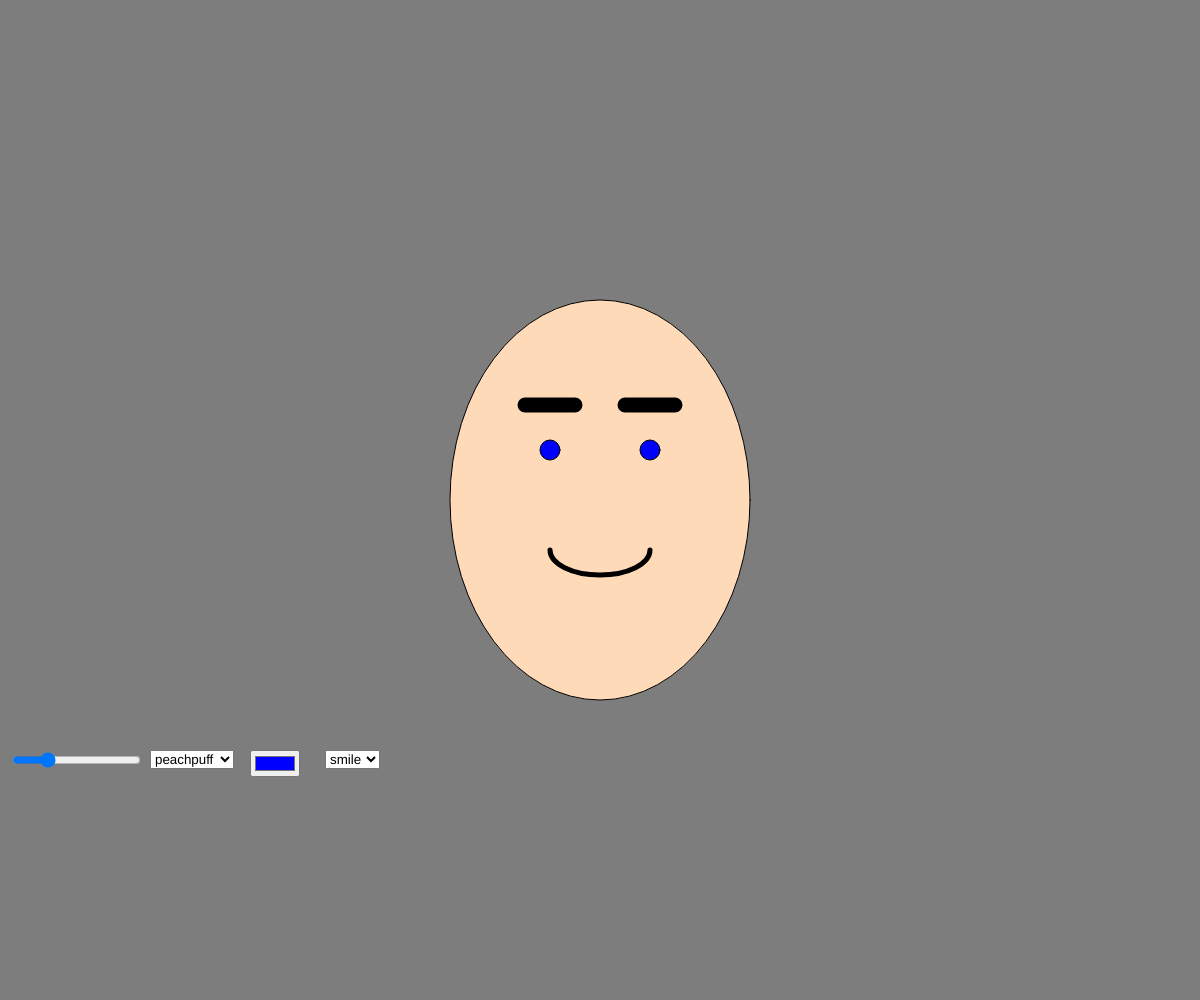
Frame 1 (no input)
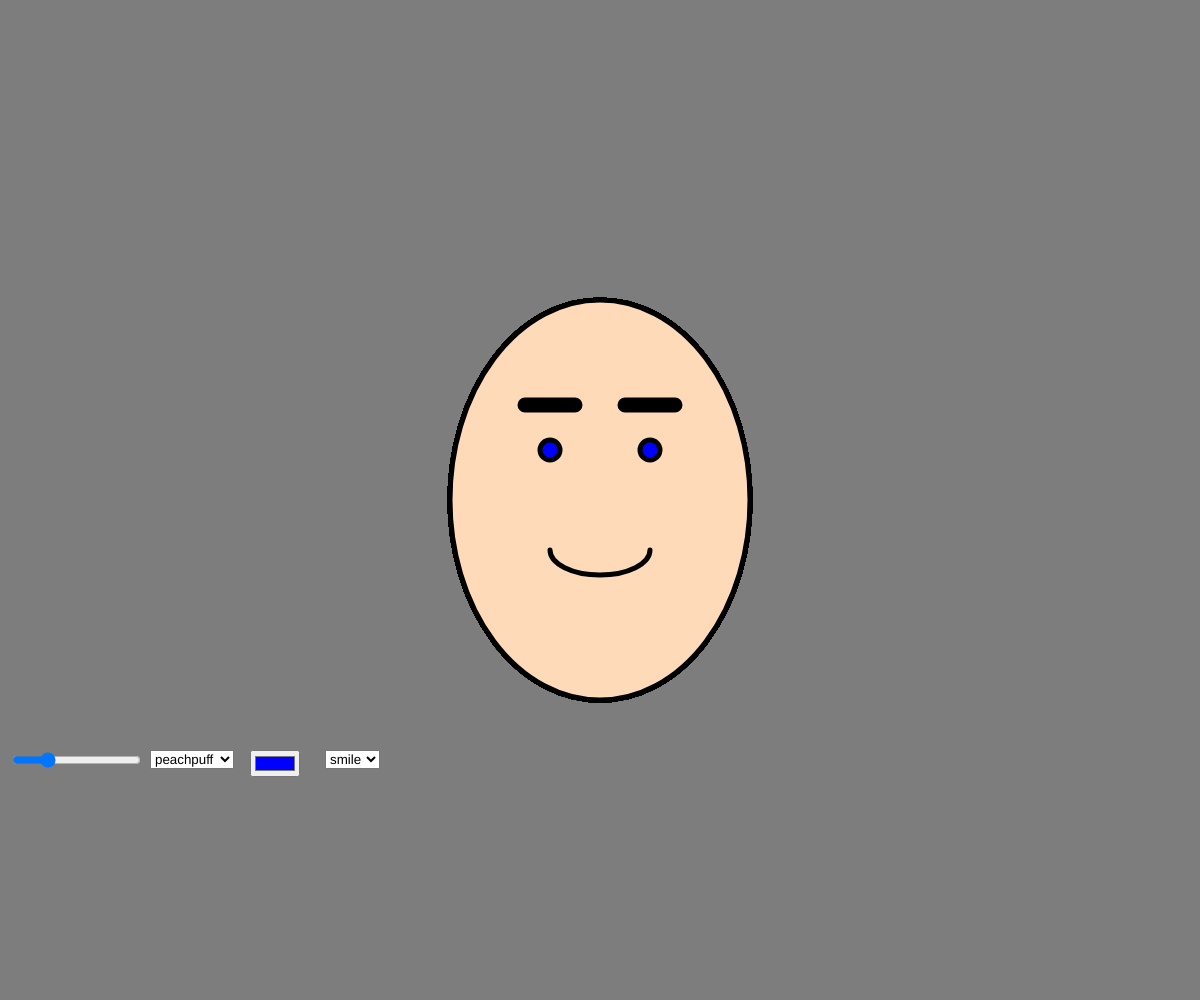
Frame 60 (no input)
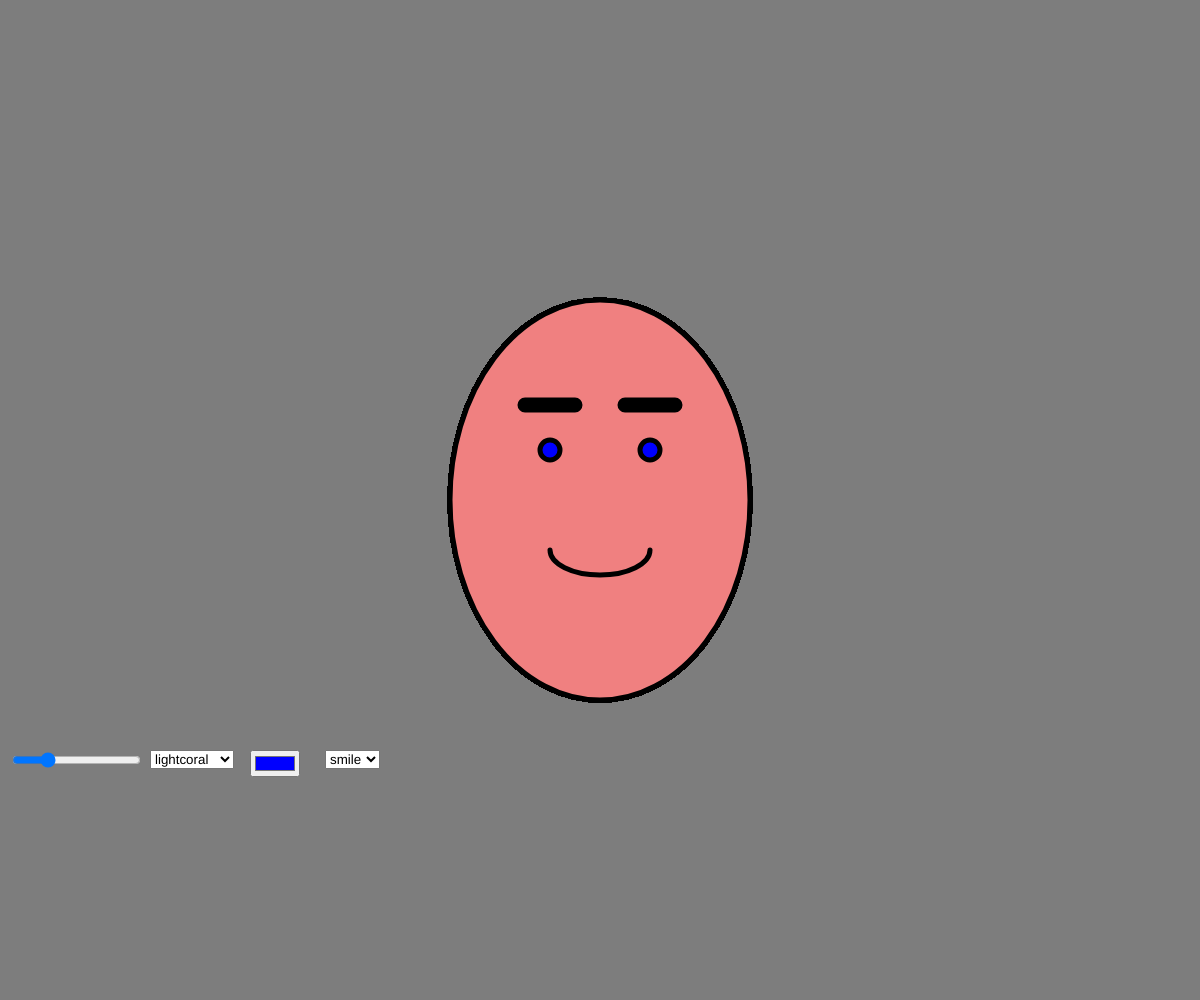
Frame 120 (the mouse pressed at the canvas centre since frame 60)

The p5.js sketch that drew these frames (run headless with seeded random() and noise() and a simulated clock; from frame 60 on, the mouse is pressed at the canvas centre):

// p5.js sketch
// ── sketch.js
let eyeSizeSlider, faceColourSelector, eyecolourPicker
let faceColour = 'peachpuff';
let eyeSize = 20;
let mouthExpression;
let faceWidth = 300, faceHeight = 400;
let eyeColour = 'blue';

function setup(){
    createCanvas(windowWidth, windowHeight);
    background(125);

    eyesizeSlider = createSlider(10,50,20); // eyesize slider
    eyesizeSlider.position(10,750);

////////////////////////////////////////////////////////////////////////
//remixed code from https://p5js.org/reference/p5/createSelect/
////////////////////////////////////////////////////////////////////////
    faceColourSelector = createSelect(); // face colour selector
    faceColourSelector.position(150, 750);

    faceColourSelector.option('peachpuff');
    faceColourSelector.option('lightblue');
    faceColourSelector.option('lightgreen');
    faceColourSelector.option('lightpink');
    faceColourSelector.option('lightyellow');
    faceColourSelector.option('lightcoral');
    faceColourSelector.option('lightgray');
    faceColourSelector.option('lightcyan');
    faceColourSelector.changed(() => {
        faceColour = faceColourSelector.value();
    });

    mouthExpression = createSelect(); // mouth expression selector
    mouthExpression.position(325, 750);
    mouthExpression.option('smile');
    mouthExpression.option('frown');
////////////////////////////////////////////////////////////////////////
 // end of remixed code
////////////////////////////////////////////////////////////////////////
 
    eyeColourPicker = createColorPicker('blue'); // eye colour picker
    eyeColourPicker.position(250, 750);
    
}

function draw(){
   eyeSize = eyesizeSlider.value(); // get value from slider for eye size
   eyeColour = eyeColourPicker.color(); // get value from colour picker


   fill(faceColour); // draw face
    ellipse(width/2, height/2, faceWidth, faceHeight);

    fill(eyeColour); // draw eyes
    ellipse(width/2 - 50, height/2 - 50, eyeSize, eyeSize);
    ellipse(width/2 + 50, height/2 - 50, eyeSize, eyeSize);
    
 let mouth = mouthExpression.value(); // get expression value from dropdown menu

 stroke(0); // draw mouth
    strokeWeight(5);
    noFill();
    if(mouth === 'smile'){
        arc(width/2, height/2 + 50, 100, 50, 0, PI);
    } else if(mouth === 'frown'){
        arc(width/2, height/2 + 75, 100, 50, PI, TWO_PI);

    }

    fill(0); // Draw eyebrows
    let eyebrowY = height / 2 - faceHeight / 4; // Position above eyes
    let eyebrowXOffset = 50; // Distance from center
    let eyebrowWidth = 60;
    let eyebrowHeight = 10;

    rect((width / 2) - eyebrowXOffset - (eyebrowWidth / 2), eyebrowY, eyebrowWidth, eyebrowHeight, 10);
    rect((width / 2) + eyebrowXOffset - (eyebrowWidth / 2), eyebrowY, eyebrowWidth, eyebrowHeight, 10);

}

    function keyPressed (){ // change mouth expression with spacebar
        if (key === ' '){
            let currentMouth = mouthExpression.value();
            let newMouth = currentMouth === 'smile' ? 'frown' : 'smile';
            mouthExpression.value(newMouth);
        }
    }
    function mousePressed() { // change face colour when clicked within face only
        let d = dist(mouseX, mouseY, width / 2, height / 2);
        if (d < faceWidth / 2) { // Check if click is inside face
            let faceColors = ['peachpuff', 'lightblue', 'lightgreen', 'lightpink', 'lightyellow', 'lightcoral', 'lightgray', 'lightcyan'];
            faceColour = random(faceColors); // Pick random face color
            faceColourSelector.value(faceColour); // Update dropdown menu
        }
    }
